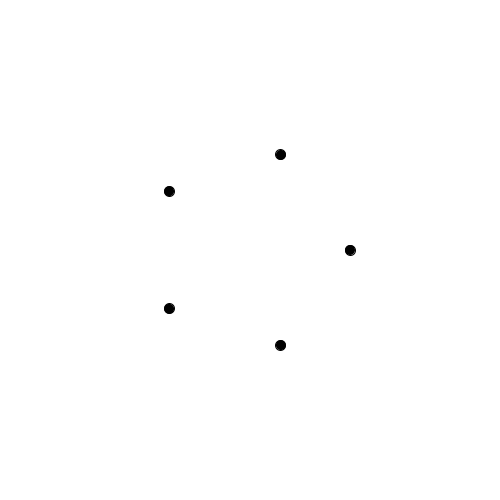
Frame 1 (no input)
Frame 60 (the mouse pressed at the canvas centre just before this capture): identical to frame 1, image omitted
Frame 120 (the mouse held since frame 60 and released just before this capture): identical to frame 1, image omitted

The Processing sketch that drew this single still picture (run headless with seeded random() and noise(); from frame 60 on, the mouse is pressed at the canvas centre):

// Processing sketch: polygon1
// ── polygon1.pde
void setup() {
  size(500,500);
}

void draw() {
  background(255);
  polygon(width/2,height/2,100,5);
}

void polygon(float x,float y,float radius,int points) {
  for (int i=0; i<points; i++) {
    float px = x + radius * cos(i * TWO_PI/points);
    float py = y + radius * sin(i * TWO_PI/points);
    fill(0);
    ellipse(px,py,10,10);
  }
}
